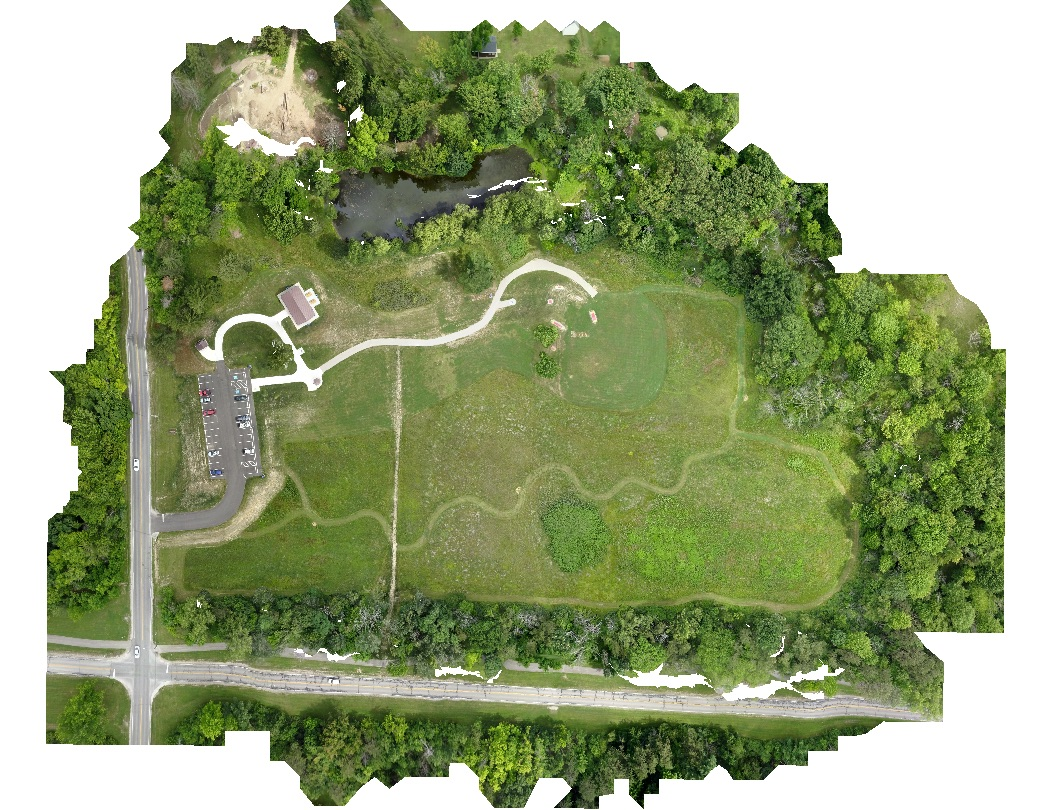
#> input picture Complete_image.jpeg, 1053 x 810 px; its folder holds only this picture in this run
$ python -i analyze_color.py   (imports and definitions only)
#> lines starting #> are read from the running program, lines starting #| are printed output that depends on the picture; after the words box and inside, x2 and y2 are one past the last pixel; in counts of white or black regions, pixels touching at a corner belong together
#> further down, picture is the input picture: shape (810, 1053, 3); mean B, G, R 125.7, 165.1, 153.1
from pathlib import Path
import numpy as np
import cv2

from config import IMAGES_DIR, VALID_EXT


# [8 lines left out: function get_image_files, not called in this run]


def get_first_image(folder=IMAGES_DIR):
    image_files = get_image_files(folder)
    return image_files[0] if image_files else None


def clean_mask(mask, k=5):
    kernel = np.ones((k, k), np.uint8)
    mask = cv2.morphologyEx(mask, cv2.MORPH_OPEN, kernel)
    mask = cv2.morphologyEx(mask, cv2.MORPH_CLOSE, kernel)
    return mask


def pct(mask):
    return 100.0 * np.count_nonzero(mask) / mask.size


# [21 lines left out: function save_mask_images, not called in this run]


def make_color_mask(bgr):   #creates masks for grass, tree, and sand
    hsv = cv2.cvtColor(bgr, cv2.COLOR_BGR2HSV)  #turns image to HSV for easier color segmentation
#> hsv: shape (810, 1053, 3); mean H, S, V 29.7, 87.3, 165.5

    #Defines color parameters
    grass_low = np.array([35,40,40], dtype=np.uint8)
    grass_high = np.array([90,255,255], dtype=np.uint8)

    tree_low = np.array([35,80,25], dtype=np.uint8)
    tree_high = np.array([90,255,120], dtype=np.uint8)

    sand_low = np.array([15,20,100], dtype=np.uint8)
    sand_high = np.array([35,160,255], dtype=np.uint8)

    road_low = np.array([0,0,55], dtype=np.uint8)
    road_high = np.array([179,70,140], dtype=np.uint8)

    #creates masks
    grass = cv2.inRange(hsv, grass_low, grass_high)
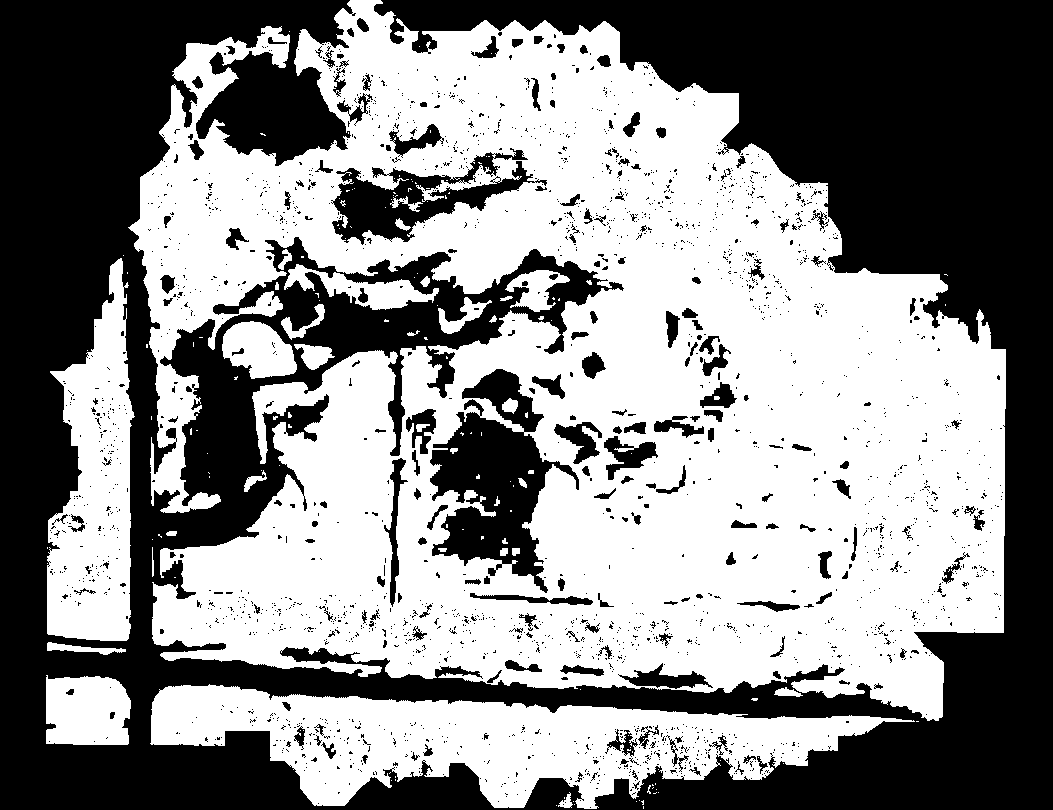
#> grass: shape (810, 1053); 54% white; 2305 black regions (2101 under 20 px), largest, box (x1, y1, x2, y2) and area: (0, 0, 1053, 810) 343597, (430, 369, 579, 593) 15081, (331, 148, 547, 245) 7403
    tree = cv2.inRange(hsv, tree_low, tree_high)
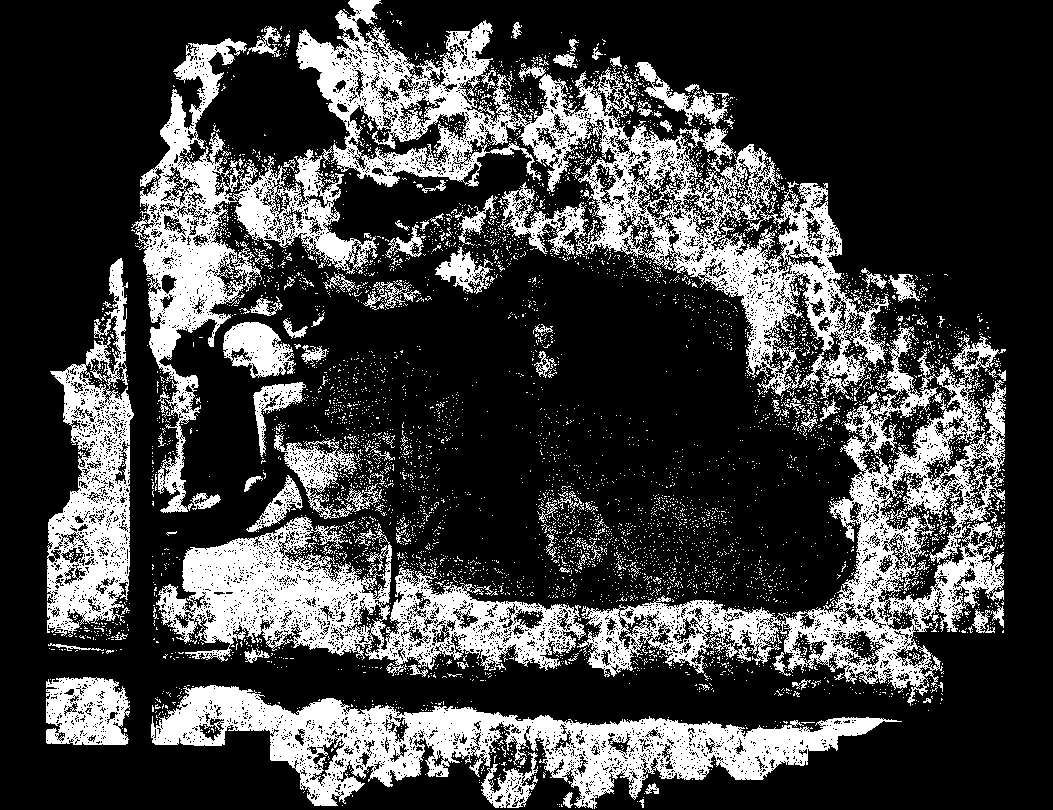
#> tree: shape (810, 1053); 25.5% white; 5940 white regions (5774 under 20 px), largest, box (x1, y1, x2, y2) and area: (296, 0, 889, 399) 47896, (577, 326, 1006, 706) 33689, (151, 685, 902, 809) 32159
    sand = cv2.inRange(hsv, sand_low, sand_high)
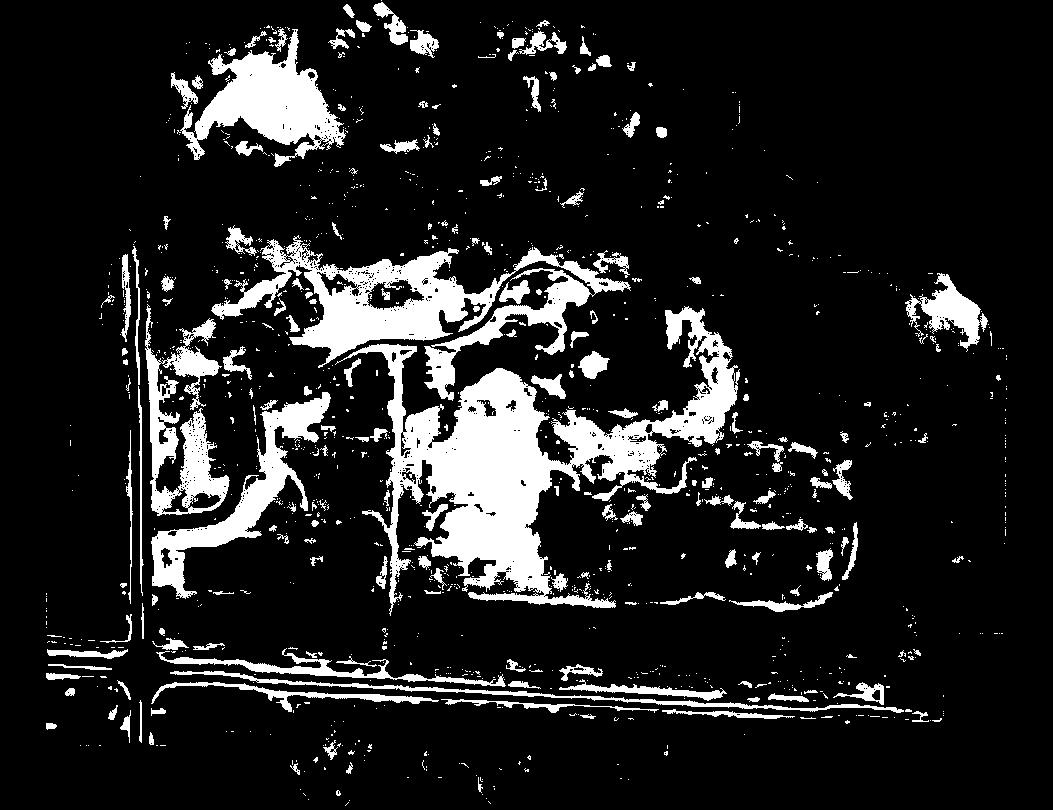
#> sand: shape (810, 1053); 13.1% white; 1304 white regions (1105 under 20 px), largest, box (x1, y1, x2, y2) and area: (335, 306, 740, 616) 35126, (211, 235, 631, 401) 18230, (180, 29, 346, 167) 9305
    road = cv2.inRange(hsv, road_low, road_high)
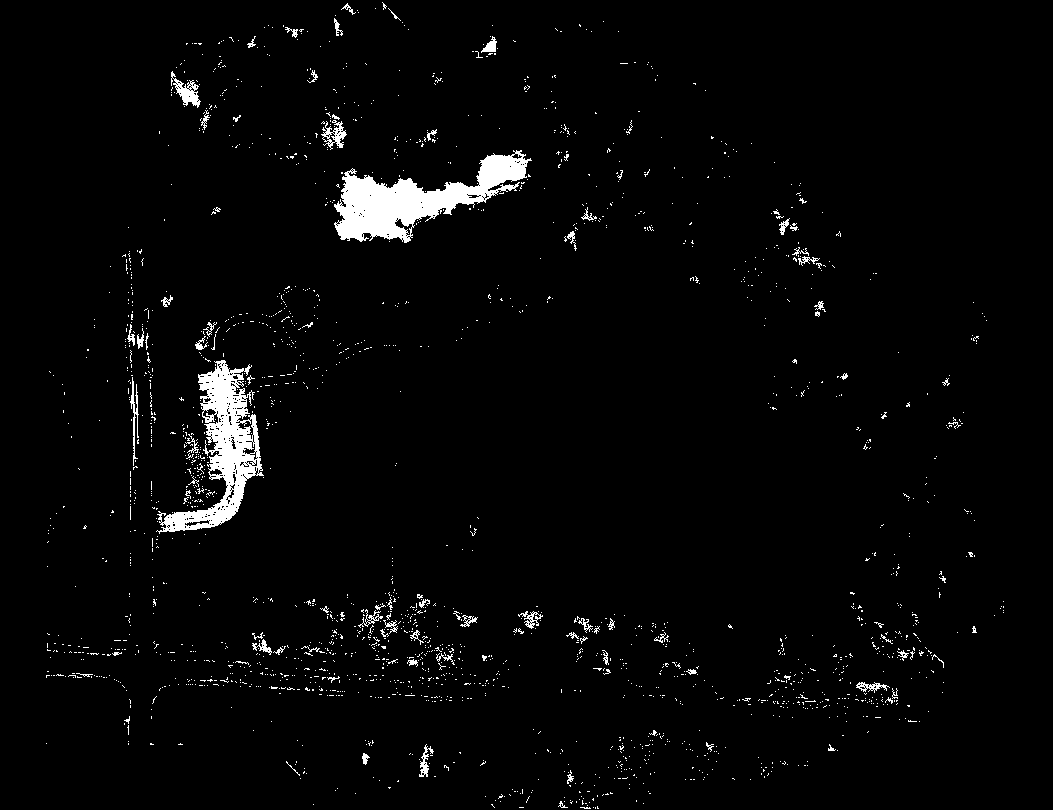
#> road: shape (810, 1053); 2.7% white; 2098 white regions (2013 under 20 px), largest, box (x1, y1, x2, y2) and area: (334, 150, 532, 243) 7336, (156, 360, 264, 534) 6161, (171, 71, 201, 108) 419
    return grass, tree, sand, road


def analyze_land_cover(bgr, k=5):   #pipeline function
    if bgr is None or bgr.size == 0:
        raise ValueError("Input image is empty or could not be read.")

    grass, tree, sand, road = make_color_mask(bgr)
    grass = clean_mask(grass, k=k)
#> in clean_mask, `mask = cv2.morphologyEx(mask, cv2.MORPH_OPEN, kernel)`: mask: shape (810, 1053); 52% white; 1007 black regions (808 under 20 px), largest, box (x1, y1, x2, y2) and area: (0, 0, 1053, 810) 374975, (329, 148, 547, 249) 8854, (604, 422, 658, 480) 1404
#> in clean_mask, `mask = cv2.morphologyEx(mask, cv2.MORPH_CLOSE, kernel)`: mask: shape (810, 1053); 53.8% white; 133 black regions, largest, box (x1, y1, x2, y2) and area: (0, 0, 1053, 810) 347946, (431, 369, 572, 586) 15518, (333, 150, 547, 244) 8538
    tree = clean_mask(tree, k=k)
#> in clean_mask (call 2), `mask = cv2.morphologyEx(mask, cv2.MORPH_OPEN, kernel)`: mask: shape (810, 1053); 10.1% white; 461 white regions, largest, box (x1, y1, x2, y2) and area: (155, 686, 346, 745) 4895, (183, 543, 279, 643) 4682, (144, 240, 227, 360) 4355
#> in clean_mask (call 2), `mask = cv2.morphologyEx(mask, cv2.MORPH_CLOSE, kernel)`: mask: shape (810, 1053); 10.9% white; 261 white regions, largest, box (x1, y1, x2, y2) and area: (404, 708, 880, 801) 12571, (155, 686, 422, 806) 9734, (183, 543, 373, 643) 7995
    sand = clean_mask(sand, k=k)
#> in clean_mask (call 3), `mask = cv2.morphologyEx(mask, cv2.MORPH_OPEN, kernel)`: mask: shape (810, 1053); 9.4% white; 195 white regions, largest, box (x1, y1, x2, y2) and area: (388, 354, 578, 594) 21487, (292, 251, 467, 359) 8493, (195, 34, 337, 145) 7809
#> in clean_mask (call 3), `mask = cv2.morphologyEx(mask, cv2.MORPH_CLOSE, kernel)`: mask: shape (810, 1053); 9.8% white; 124 white regions, largest, box (x1, y1, x2, y2) and area: (292, 251, 737, 608) 47117, (184, 34, 337, 156) 8430, (152, 392, 330, 597) 6963
    road = clean_mask(road, k=k)
#> call 4 of clean_mask, with k = 5
#> in clean_mask (call 4), `mask = cv2.morphologyEx(mask, cv2.MORPH_OPEN, kernel)`: mask: shape (810, 1053); 1.3% white; 16 white regions, largest, box (x1, y1, x2, y2) and area: (337, 155, 526, 240) 6565, (212, 409, 254, 482) 1509, (199, 366, 247, 415) 1114
#> in clean_mask (call 4), `mask = cv2.morphologyEx(mask, cv2.MORPH_CLOSE, kernel)`:
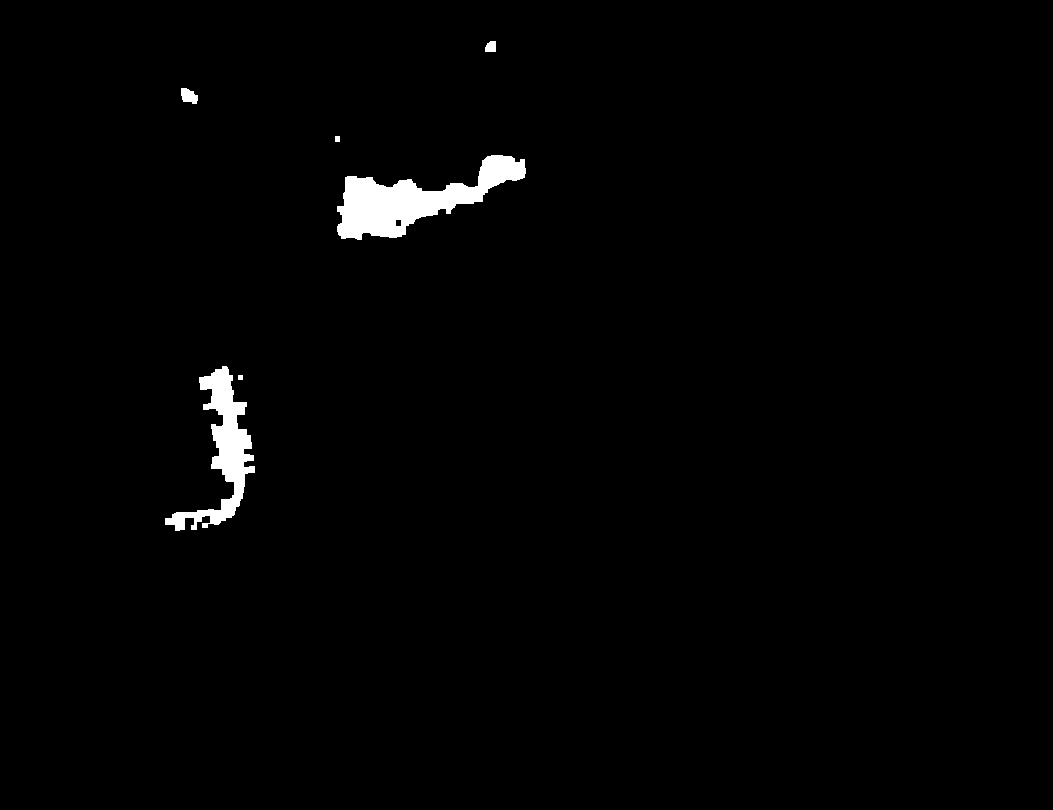
#> mask: shape (810, 1053); 1.4% white; 6 white regions, box (x1, y1, x2, y2) and area: (337, 155, 526, 240) 6755, (165, 366, 255, 531) 4481, (181, 88, 198, 104) 196, (485, 41, 496, 52) 106, (335, 136, 340, 142) 30, (238, 375, 243, 380) 25

    return {
        "grass": pct(grass),
        "tree": pct(tree),
        "sand": pct(sand),
        "road": pct(road),
    }


# [22 lines left out: functions analyze_image_file, analyze_image_batch, not called in this run]

>>> import cv2
>>> picture = cv2.imread('Complete_image.jpeg')
>>> result = analyze_land_cover(picture)
#> result = {'grass': 53.84, 'tree': 10.88, 'sand': 9.77, 'road': 1.36}
